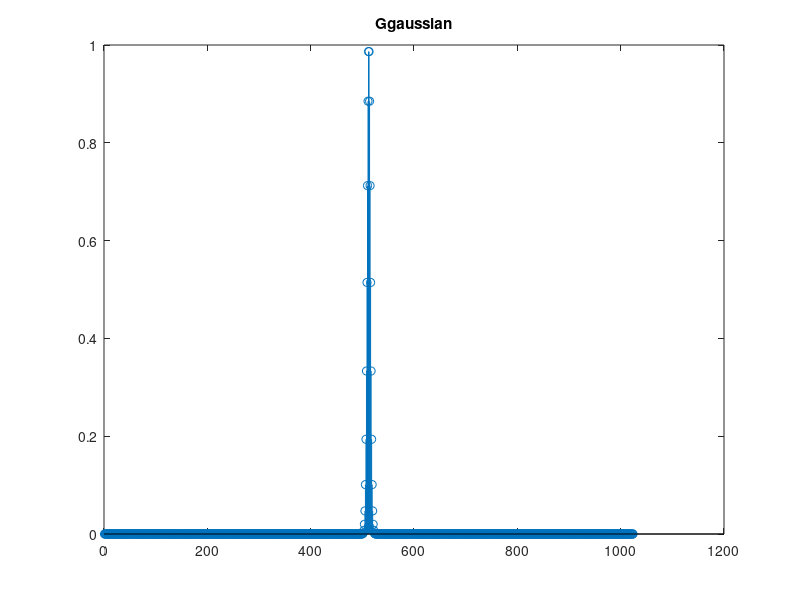
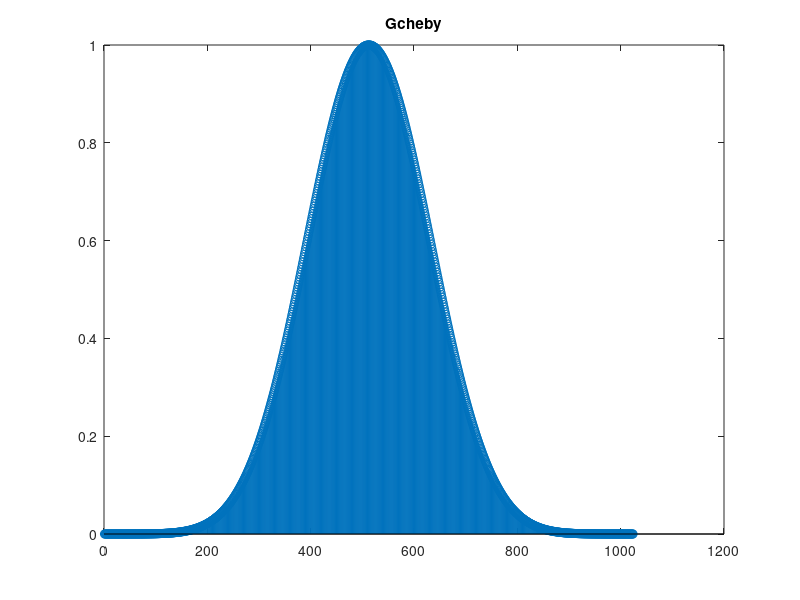
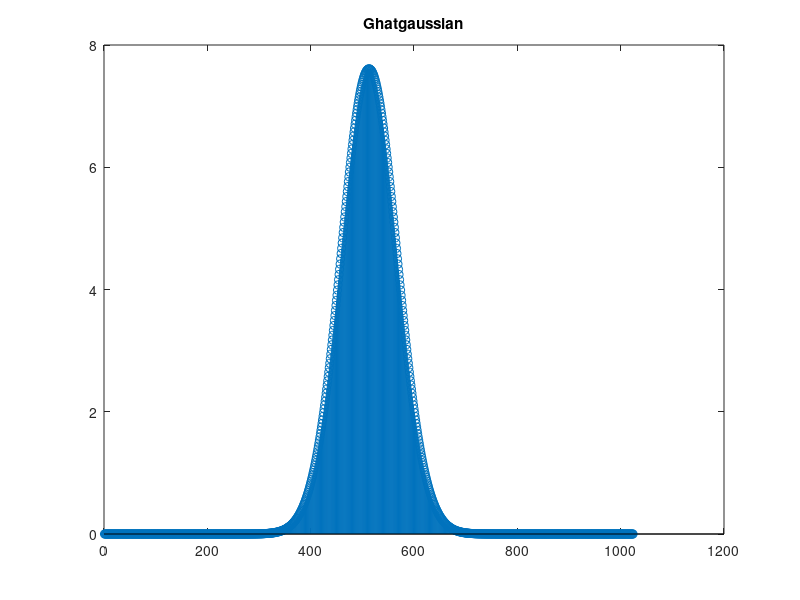
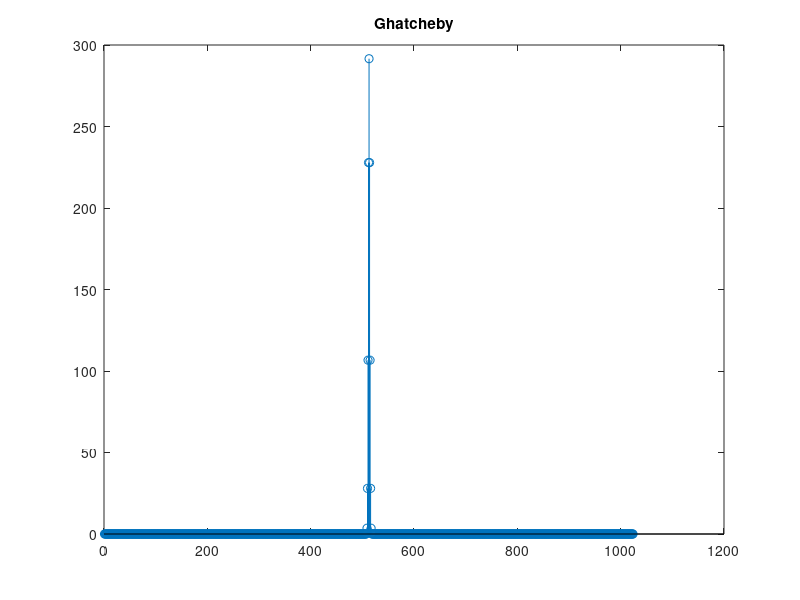

Reproduce these figures in MATLAB, in order.
B=64;
N=2^10; alpha=B*sqrt(log(N));
G_gaussian = gausswin(N,alpha); % alpha is recipricol of standard deviation
G_cheby = chebwin(N,alpha); % alpha determines the dielobe attenuation
figure;
stem(G_gaussian)
title('Ggaussian')
figure;
stem(G_cheby)
title('Gcheby')
figure;
stem(abs(fftshift(fft(G_gaussian))))
title('Ghatgaussian')
figure;
stem(abs(fftshift(fft(G_cheby))))
title('Ghatcheby')


H_boxcar = boxcar(N/B);
figure;
stem(H_boxcar)
title('Hboxcar')


Fhat_gaussian = conv(fft(G_gaussian), H_boxcar);
Fhat_cheby = conv(fft(G_cheby), H_boxcar);
figure;
stem(abs(Fhat_gaussian))
title('Fhatgaussian')
figure;
stem(abs(Fhat_cheby))
title('Fhatcheby')

figure;
stem(abs(ifft(Fhat_gaussian)))
title('Fgaussian')
figure;
stem(abs(ifft(Fhat_cheby)))
title('Fcheby')